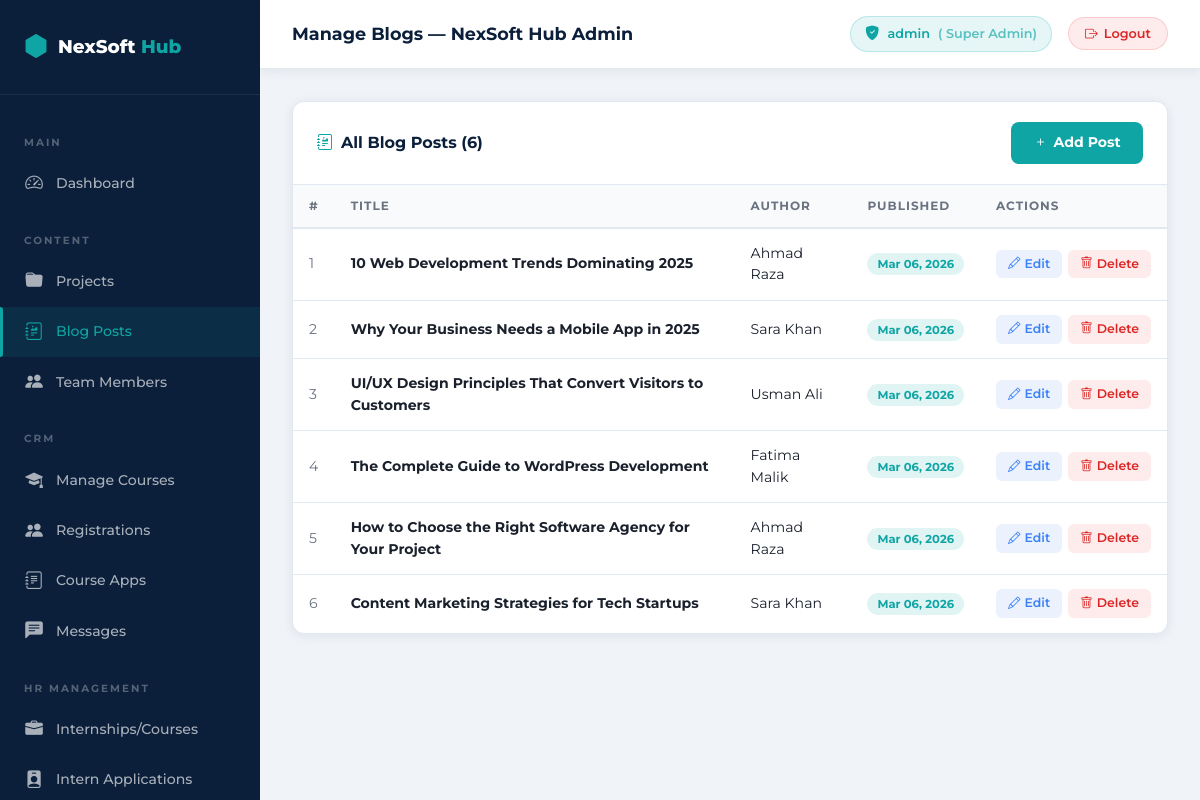
/admin/blogs.php (signed in), run on the app's committed database.
### tables this page shows
CREATE TABLE IF NOT EXISTS `blog_posts` (
  `id` int(11) NOT NULL AUTO_INCREMENT,
  `title` varchar(500) NOT NULL,
  `slug` varchar(500) NOT NULL,
  `content` longtext NOT NULL,
  `excerpt` text DEFAULT NULL,
  `featured_image` varchar(255) DEFAULT NULL,
  `author` varchar(100) NOT NULL DEFAULT 'NexSoft Hub',
  `created_at` timestamp NOT NULL DEFAULT CURRENT_TIMESTAMP,
  PRIMARY KEY (`id`),
  UNIQUE KEY `slug` (`slug`)
);

### config/database.php (called while the page is built, shortened)
<?php
function appBasePath(): string
{
    static $basePath = null;
    if ($basePath !== null) {
        return $basePath;
    }
    $scriptName = (string)($_SERVER['SCRIPT_NAME'] ?? '');
    $dir = str_replace('\\', '/', dirname($scriptName));
    $basePath = ($dir === '/' || $dir === '.') ? '' : rtrim($dir, '/');
    return $basePath;
}
function baseUrl(string $path = ''): string
{
    $base = appBasePath();
    if ($path === '') {
        return $base === '' ? '/' : $base;
    }
    return ($base === '' ? '' : $base) . '/' . ltrim($path, '/');
}

### admin/auth.php (called while the page is built, shortened)
<?php
require_once __DIR__ . '/../config/database.php';
function adminUrl(string $page = ''): string
{
    $base = rtrim(baseUrl(), '/');
    return $base . '/admin/' . ltrim($page, '/');
}

### admin/blogs.php (the view, shortened to what this page needs)
<?php
require_once __DIR__ . '/auth.php';
$db     = getDB();
$action = $_GET['action'] ?? 'list';
$editPost = null;
$posts = $db->query("SELECT id, title, author, created_at FROM blog_posts ORDER BY created_at DESC")->fetchAll();
require_once __DIR__ . '/layout-header.php';
?>
<?php if ($action === 'add' || $action === 'edit'): ?>
<div class="admin-card">
    <div class="admin-card-header">
        <span class="admin-card-title">
            <i class="bi bi-<?php echo $action==='add'?'plus-circle':'pencil'; ?> me-2" style="color:var(--secondary);"></i>
            <?php echo $action==='add' ? 'Add New Blog Post' : 'Edit Blog Post'; ?>
        </span>
        <a href="<?php echo adminUrl('blogs.php'); ?>" class="btn-action btn-view"><i class="bi bi-arrow-left"></i> Back</a>
    </div>
    <div class="admin-card-body">
        <form method="POST" enctype="multipart/form-data" class="admin-form">
            <?php echo adminCsrfField(); ?>
            <input type="hidden" name="action" value="<?php echo $action; ?>">
            <?php if ($action === 'edit'): ?>
            <input type="hidden" name="id" value="<?php echo $editPost['id']; ?>">
            <?php endif; ?>
            <div class="row g-3">
                <div class="col-12">
                    <label>Title *</label>
                    <input type="text" name="title" class="form-control" required
                           value="<?php echo htmlspecialchars($editPost['title'] ?? $_POST['title'] ?? ''); ?>"
                           placeholder="e.g. 10 Web Development Trends in 2025">
                </div>
                <div class="col-md-6">
                    <label>Author</label>
                    <input type="text" name="author" class="form-control"
                           value="<?php echo htmlspecialchars($editPost['author'] ?? $_POST['author'] ?? 'NexSoft Hub'); ?>">
                </div>
                <div class="col-md-6">
                    <label>Featured Image (JPG/PNG/WebP)</label>
                    <?php if (!empty($editPost['featured_image'])): ?>
                    <div class="mb-2">
                        <img src="/NexSoft/assets/uploads/blogs/<?php echo htmlspecialchars($editPost['featured_image']); ?>"
                             class="img-preview" alt="Current">
                    </div>
                    <?php endif; ?>
                    <input type="file" name="featured_image" class="form-control" accept="image/*">
                </div>
                <div class="col-12">
                    <label>Excerpt (short summary for blog cards)</label>
                    <textarea name="excerpt" class="form-control" rows="2"
                              placeholder="Brief description shown in blog listings..."><?php echo htmlspecialchars($editPost['excerpt'] ?? $_POST['excerpt'] ?? ''); ?></textarea>
                </div>
                <div class="col-12">
                    <label>Content * (HTML allowed)</label>
                    <textarea name="content" class="form-control" rows="12" required
                              placeholder="Write your blog post content here. You can use HTML tags like &lt;h2&gt;, &lt;p&gt;, &lt;ul&gt;, etc."><?php echo htmlspecialchars($editPost['content'] ?? $_POST['content'] ?? ''); ?></textarea>
                    <small style="color:var(--text-muted);">HTML is supported: &lt;h2&gt;, &lt;h3&gt;, &lt;p&gt;, &lt;ul&gt;, &lt;li&gt;, &lt;strong&gt;, &lt;em&gt;, etc.</small>
                </div>
                <div class="col-12 pt-2">
                    <button type="submit" class="btn-admin-primary">
                        <i class="bi bi-<?php echo $action==='add'?'send':'save'; ?>"></i>
                        <?php echo $action==='add' ? 'Publish Post' : 'Update Post'; ?>
                    </button>
                    <a href="<?php echo adminUrl('blogs.php'); ?>" class="btn-admin-secondary ms-2">Cancel</a>
                </div>
            </div>
        </form>
    </div>
</div>
<?php else: ?>
<div class="admin-card">
    <div class="admin-card-header">
        <span class="admin-card-title"><i class="bi bi-journal-richtext me-2" style="color:var(--secondary);"></i>All Blog Posts (<?php echo count($posts); ?>)</span>
        <a href="<?php echo adminUrl('blogs.php?action=add'); ?>" class="btn-admin-primary">
            <i class="bi bi-plus"></i> Add Post
        </a>
    </div>
    <div class="table-wrap">
        <table class="admin-table">
            <thead><tr><th>#</th><th>Title</th><th>Author</th><th>Published</th><th>Actions</th></tr></thead>
            <tbody>
                <?php if (empty($posts)): ?>
                <tr><td colspan="5" style="text-align:center;padding:3rem;color:var(--text-muted);">
                    <i class="bi bi-journal-x" style="font-size:2rem;display:block;margin-bottom:0.5rem;"></i>
                    No posts yet. <a href="<?php echo adminUrl('blogs.php?action=add'); ?>" style="color:var(--secondary);">Add your first post.</a>
                </td></tr>
                <?php else: ?>
                <?php foreach($posts as $i => $post): ?>
                <tr>
                    <td style="color:var(--text-muted);"><?php echo $i+1; ?></td>
                    <td><strong><?php echo htmlspecialchars(mb_strimwidth($post['title'], 0, 70, '...')); ?></strong></td>
                    <td><?php echo htmlspecialchars($post['author']); ?></td>
                    <td><span class="badge-teal"><?php echo date('M d, Y', strtotime($post['created_at'])); ?></span></td>
                    <td>
                        <div style="display:flex;gap:6px;">
                            <a href="<?php echo adminUrl('blogs.php?action=edit&id=' . $post['id']); ?>" class="btn-action btn-edit"><i class="bi bi-pencil"></i> Edit</a>
                            <form method="POST" style="display:inline;">
                                <button type="submit" class="btn-action btn-delete confirm-delete"><i class="bi bi-trash"></i> Delete</button>
                            </form>
                        </div>
                    </td>
                </tr>
                <?php endforeach; ?>
                <?php endif; ?>
            </tbody>
        </table>
    </div>
</div>
<?php endif; ?>
<?php require_once __DIR__ . '/layout-footer.php'; ?>

### assets/css/admin.css (style rules this page uses)
:root { --primary: #0B1F3B; --primary-light: #132d54; --secondary: #0EA5A4; --secondary-dark: #0a8f8e; --white: #ffffff; --bg: #f0f4f8; --bg-dark: #040d1a; --text: #1a202c; --text-muted: #6b7280; --border: #e2e8f0; --shadow: 0 2px 12px rgba(11, 31, 59, 0.08); --shadow-lg: 0 8px 30px rgba(11, 31, 59, 0.12); --radius: 12px; --radius-sm: 8px; --sidebar-width: 260px; --font: 'Montserrat', sans-serif; --transition: all 0.25s ease; }
*, *::before, *::after { box-sizing: border-box; margin: 0; padding: 0; }
body { font-family: var(--font); background: var(--bg); color: var(--text); min-height: 100vh; }
a { text-decoration: none; color: inherit; }
.admin-card { background: var(--white); border-radius: var(--radius); border: 1px solid var(--border); overflow: hidden; box-shadow: var(--shadow); }
.admin-card-header { padding: 1.25rem 1.5rem; border-bottom: 1px solid var(--border); display: flex; align-items: center; justify-content: space-between; }
.admin-card-title { font-size: 1rem; font-weight: 700; color: var(--primary); }
.admin-table { width: 100%; border-collapse: collapse; font-size: 0.88rem; }
.admin-table thead tr { background: #f8fafc; }
.admin-table th { padding: 0.75rem 1rem; text-align: left; font-size: 0.75rem; font-weight: 700; text-transform: uppercase; letter-spacing: 1px; color: var(--text-muted); border-bottom: 2px solid var(--border); white-space: nowrap; }
.admin-table td { padding: 0.9rem 1rem; border-bottom: 1px solid var(--border); color: var(--text); vertical-align: middle; }
.admin-table tbody tr:last-child td { border-bottom: none; }
.table-wrap { overflow-x: auto; }
.badge-teal { background: rgba(14, 165, 164, 0.12); color: var(--secondary); font-size: 0.72rem; font-weight: 700; padding: 4px 10px; border-radius: 50px; white-space: nowrap; }
.btn-action { display: inline-flex; align-items: center; gap: 4px; padding: 5px 12px; border-radius: 6px; font-size: 0.78rem; font-weight: 600; font-family: var(--font); border: none; cursor: pointer; transition: var(--transition); text-decoration: none; }
.btn-edit { background: rgba(59, 130, 246, 0.1); color: #3b82f6; }
.btn-delete { background: rgba(239, 68, 68, 0.1); color: #dc2626; }
.btn-admin-primary { display: inline-flex; align-items: center; gap: 6px; background: var(--secondary); color: white; border: none; border-radius: var(--radius-sm); padding: 0.65rem 1.4rem; font-size: 0.88rem; font-weight: 700; font-family: var(--font); transition: var(--transition); cursor: pointer; }

### data on the page
blog_posts: title "10 Web Development Trends Dominating 2025", author "Ahmad Raza", created_at "Mar 06, 2026"
blog_posts: title "Why Your Business Needs a Mobile App in 2025", author "Sara Khan", created_at "Mar 06, 2026"
blog_posts: title "UI/UX Design Principles That Convert Visitors to Customers", author "Usman Ali", created_at "Mar 06, 2026"
blog_posts: title "The Complete Guide to WordPress Development", author "Fatima Malik", created_at "Mar 06, 2026"
blog_posts: title "How to Choose the Right Software Agency for Your Project", author "Ahmad Raza", created_at "Mar 06, 2026"
blog_posts: title "Content Marketing Strategies for Tech Startups", author "Sara Khan", created_at "Mar 06, 2026"

### other printed values
$pageTitle "Manage Blogs — NexSoft Hub Admin"
adminUsername() "admin"
adminRoleLabel() "Super Admin"
count($posts) "6"
